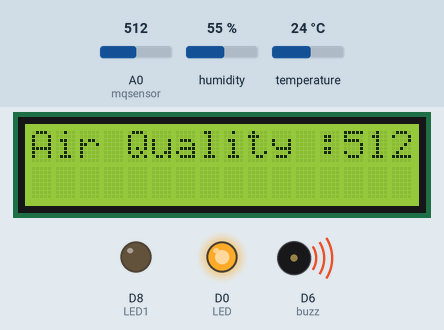
This sketch was run on a simulated ESP8266 (NodeMCU). On the bench: 16×2 character LCD, output pins drawn as LEDs (lit = HIGH), buzzer (waves = sounding, pin HIGH). The test bench sets the inputs (shaded band); at power-on: A0 (mqsensor) = 512, humidity 55 %, temperature 24 °C. WiFi joins after 1.5 s; servers stay silent unless stated; what the sketch prints to the serial monitor is not drawn.

Above: at 2.9 s.
3.0 s: A0 (mqsensor) set to 208
At 5.8 s:
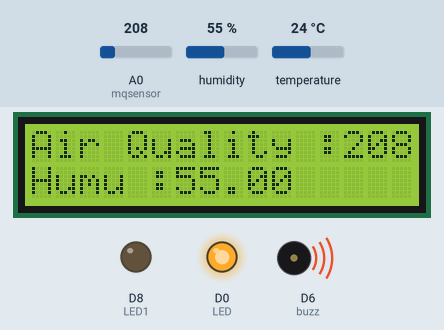
10.3 s: A0 (mqsensor) set to 192
At 14.0 s:
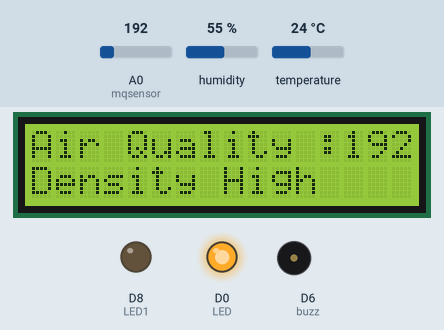
17.8 s: A0 (mqsensor) set to 161
At 18.9 s:
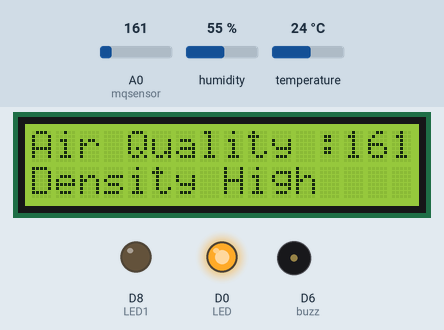
21.4 s: A0 (mqsensor) set to 136
At 24.7 s:
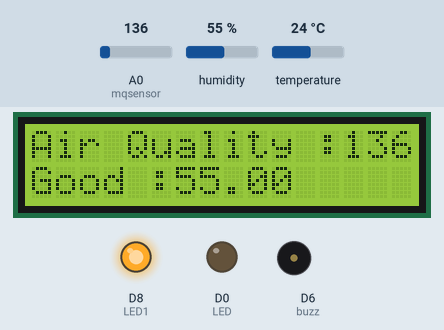
28.9 s: A0 (mqsensor) set to 65
At 30.3 s:
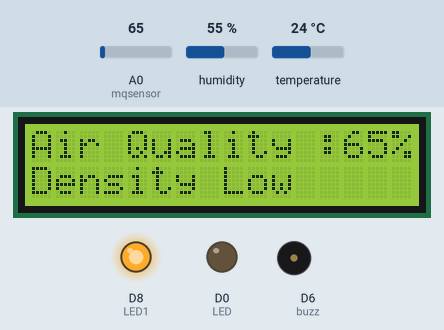
36.4 s: humidity set to 22 %
At 39.5 s:
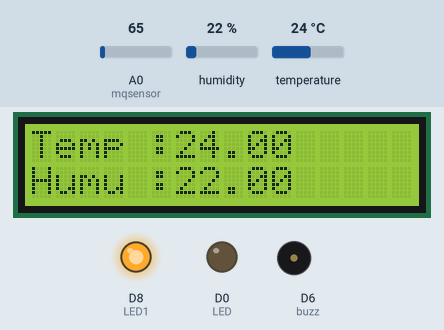
Timing chart, 0 to 41.0 s (numbered marks = the images above; inputs shaded):
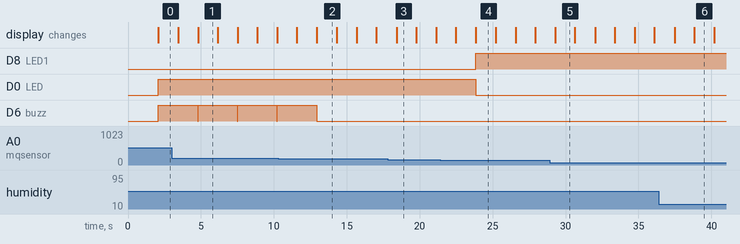

Measured:
- the behaviour switches between 201 and 200 on A0 (mqsensor) (found by bisection; images 1 and 2)
- the behaviour switches between 151 and 150 on A0 (mqsensor) (found by bisection; images 3 and 4)
- after the input at 10.3 s, D6 (buzz): goes on until 12.9 s, then stays LOW; the display: first differs from a run without the input after 2.7 s (image 2)
- after the input at 17.8 s, the display: changes after 0.61 s (image 3)
- after the input at 21.4 s, D8 (LED1): LOW → HIGH after 2.5 s; D0 (LED): HIGH → LOW after 2.5 s; the display: first differs from a run without the input after 2.5 s (image 4)
- after the input at 28.9 s, the display: changes after 0.40 s (image 5)
- after the input at 36.4 s, the display: first differs from a run without the input after 2.4 s (image 6)
- by itself, D6 (buzz): alternates HIGH for 2.7 s and LOW for 0.02 s

The sketch:

index.ino
```cpp
#include "FirebaseESP8266.h"
#include <LiquidCrystal_I2C.h>
LiquidCrystal_I2C lcd(0x3f,16,2);

#define LED D0
#define LED1 D8
#define buzz D6


#define WIFI_SSID "MADHAN"
#define WIFI_PASSWORD "MadRacer"

#define FIREBASE_HOST "https://quality-71330-default-rtdb.firebaseio.com/"
#define FIREBASE_AUTH "VYFVg6yra0rrl6ImQqmF1AG1gr8Xk3XT7yZ4GmpE"

//DHT11
#include <DHT.h>
#define DHTPIN 0
#define DHTTYPE DHT11
DHT dht(DHTPIN, DHTTYPE);


int mqsensor = A0;
int mvalue=0;
float t=0;
float h=0;
const char* host = "maker.ifttt.com";

FirebaseData firebaseData;
FirebaseJson json;


void setup() {
    pinMode(mqsensor,INPUT);
  pinMode(LED,OUTPUT);
  pinMode(LED1,OUTPUT);
  pinMode(buzz,OUTPUT);
  Serial.begin(115200);
   lcd.begin();
  lcd.backlight();

dht.begin();

   WiFi.begin(WIFI_SSID, WIFI_PASSWORD);
  Serial.print("Connecting to Wi-Fi");
  while (WiFi.status() != WL_CONNECTED)
  {
    Serial.print(".");
    delay(100);
  }
  Serial.println();
  Serial.print("Connected with IP: ");
  Serial.println(WiFi.localIP());
  Serial.println();


  Firebase.begin(FIREBASE_HOST, FIREBASE_AUTH);
  Firebase.reconnectWiFi(true);


  if (Firebase.setFloat(firebaseData, "AirQuality", mvalue))
  {
    Serial.println("PASSED");

  }
  else
  {
    Serial.println("FAILED");

  }

    digitalWrite(LED,LOW);
  digitalWrite(LED1,LOW);

}

void loop() {
   WiFiClient client;
      const int httpPort = 80;
      if (!client.connect(host, httpPort))
      {
         Serial.println("connection failed");
         return;
      }
  mvalue=analogRead(mqsensor);
 Firebase.setFloat(firebaseData, "AirQuality", mvalue);

 Serial.print(mvalue);
  Serial.print("\t");
 digitalWrite(buzz,LOW);
lcd.setCursor(0,0);
 lcd.print("Air Quality :");
 lcd.print(mvalue);
 lcd.print("%");
 lcd.setCursor(0,1);
 if(mvalue <=75)
 {
   lcd.print("Density Low");
   digitalWrite(LED1,HIGH);
   digitalWrite(LED,LOW);

 }
 else if(mvalue> 75&& mvalue<=150)
 {
      lcd.print("Good");

   Serial.print("Good");
   Serial.print("\n");
      digitalWrite(LED1,HIGH);
      digitalWrite(LED,LOW);

 }
 else if(mvalue >150 && mvalue <=200)
 {
   lcd.print("Density High");
   digitalWrite(LED,HIGH);
   digitalWrite(LED1,LOW);
   Serial.print(mvalue);
  Serial.print("\t");
   Serial.print(" Quality is Poor");
   Serial.print("\n");
 }


 else
 {
  String url = "/trigger/smp/json/with/key/oxOtyXJ1R-gagMFCNiuEfVYmaxXVGhPbO1YOYKi7n4I";
  client.print(String("GET ") + url + " HTTP/1.1\r\n" + "Host: " + host + "\r\n" + "Connection: close\r\n\r\n");
  digitalWrite(LED1,LOW);
  digitalWrite(LED,HIGH);
  digitalWrite(buzz,HIGH);
  Serial.print(mvalue);
  Serial.print("\t");
  Serial.print(" !!!---Not Fresh Air---!!!");
  Serial.print("\n");
  Serial.print("Density High");
  Serial.print("\n");
 }

delay(1000);

 //DHT11

  float h=dht.readHumidity();
  float t= dht.readTemperature();
  Firebase.setFloat(firebaseData, "Temperature", t);
  Firebase.setFloat(firebaseData, "Humudity", h);


  Serial.print("Humidity :");
  Serial.print(h);
  Serial.print("\n");
  Serial.print("Temperature :");
  Serial.print(t);
  Serial.print("\n");
  lcd.clear();
  lcd.setCursor(0,0);
  lcd.print("Temp :");
  lcd.print(t);
  lcd.setCursor(0,1);
  lcd.print("Humu :");
  lcd.print(h);
 delay(1000);

 //lcd.clear();

}
```
